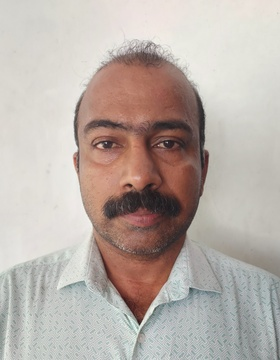
#> input picture Karuka_editor_install v1/output.jpg, 280 x 360 px
$ python main.py
#> lines starting #> are read from the running program, lines starting #| are printed output that depends on the picture
#> the answer given: 1
#> the answer given: ../Karuka_editor_install v1/output.jpg
#> the answer given: 100
#> the answer given: 100
#> the answer given: 100
#> the answer given: y
#> in resize_with_constraints, img is the input picture: PIL image 280x360 RGB; mean R, G, B 185.9, 175.3, 168.8
from PIL import Image
import os

from PIL import Image
import os

from PIL import Image
import os
def resize_exact(img, target_w, target_h):
#> called with target_w = 100, target_h = 100
    original_w, original_h = img.size
#> original_w = 280; original_h = 360

    scale = max(target_w / original_w, target_h / original_h)
#> scale = 0.357
    new_w = int(original_w * scale)
#> new_w = 100
    new_h = int(original_h * scale)
#> new_h = 128

    img = img.resize((new_w, new_h), Image.LANCZOS)
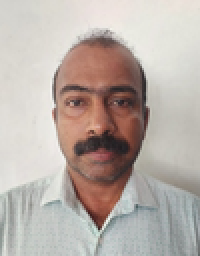
#> img: PIL image 100x128 RGB (shown 2 times larger); mean R, G, B 185.9, 175.3, 168.8

    left = (new_w - target_w) // 2
#> left = 0
    top = (new_h - target_h) // 2
#> top = 14
    right = left + target_w
#> right = 100
    bottom = top + target_h
#> bottom = 114

    return img.crop((left, top, right, bottom))
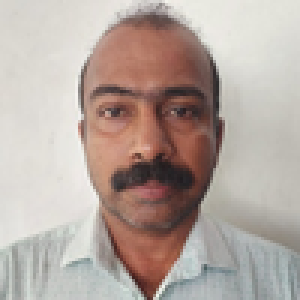
#> returned value: PIL image 100x100 RGB (shown 3 times larger); mean R, G, B 181.1, 167.4, 160.1
def resize_with_constraints(input_path, output_path, max_width, max_height, target_kb, exact):
    img = Image.open(input_path)

    # 👇 Choose mode
    if exact:
        img = resize_exact(img, max_width, max_height)
    else:
        img.thumbnail((max_width, max_height), Image.LANCZOS)

    low, high = 10, 95
    best_quality = low
    best_diff = float("inf")

    while low <= high:
        mid = (low + high) // 2
        img.save(output_path, quality=mid, optimize=True)

        size_kb = os.path.getsize(output_path) / 1024
        diff = abs(size_kb - target_kb)

        if diff < best_diff:
            best_diff = diff
            best_quality = mid

        if size_kb > target_kb:
            high = mid - 1
        else:
            low = mid + 1
#> after the loop, best_diff = 95.58; best_quality = 95

    img.save(output_path, quality=best_quality, optimize=True)

    final_size = os.path.getsize(output_path) / 1024
#> final_size = 4.42
    print(f"Done → {final_size:.2f} KB | Q={best_quality} | Size={img.size}")
#| Done → 4.42 KB | Q=95 | Size=(100, 100)

def crop_image(input_path, output_path, left, top, right, bottom):
    img = Image.open(input_path)
    cropped = img.crop((left, top, right, bottom))
    cropped.save(output_path)
    print("Cropped image saved")


def rotate_image(input_path, output_path, angle):
    img = Image.open(input_path)
    rotated = img.rotate(angle, expand=True)
    rotated.save(output_path)
    print("Rotated image saved")


if __name__ == "__main__":
    print("Basic Image Editor")

    choice = input("1.Resize 2.Crop 3.Rotate: ")
    if choice == "1":
    	path = input("Image path: ")

    	max_w = int(input("Max width: "))
    	max_h = int(input("Max height: "))
    	target = int(input("Target size (KB): "))

    	exact_choice = input("Exact size? (y/n): ")

    	exact = True if exact_choice.lower() == 'y' else False

    	resize_with_constraints(path, "output.jpg", max_w, max_h, target, exact)
    elif choice == "2":
        path = input("Image path: ")
        l = int(input("Left: "))
        t = int(input("Top: "))
        r = int(input("Right: "))
        b = int(input("Bottom: "))
        crop_image(path, "output.jpg", l, t, r, b)

    elif choice == "3":
        path = input("Image path: ")
        angle = int(input("Angle (90/180/270): "))
        rotate_image(path, "output.jpg", angle)
